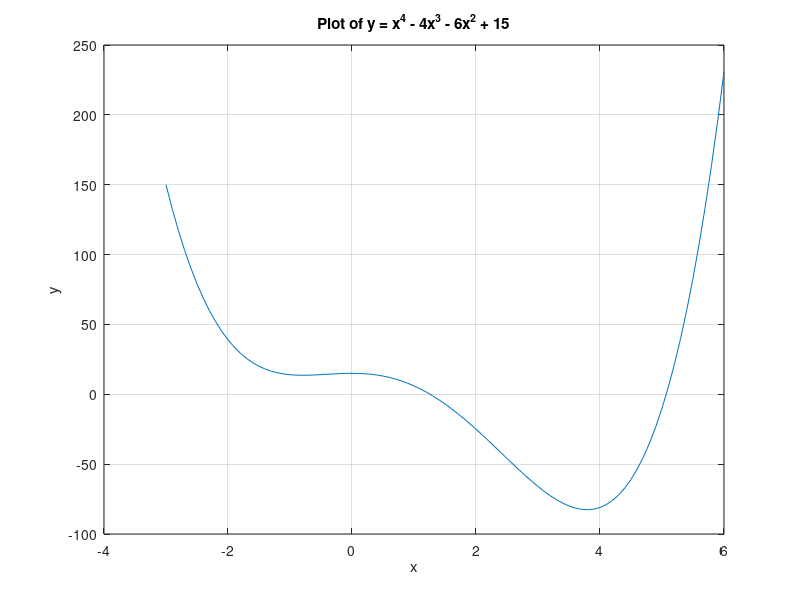

MATLAB code for this plot:
% EOC Problem 5.4 - Jeffrey Laederach

% Define the range of x values
x_values = -3:0.1:6;

% Initialize an empty array to store y values
y_values = zeros(size(x_values));

% Calculate y values for each x
for i = 1:length(x_values)
    x = x_values(i);
    y = x^4 - 4*x^3 - 6*x^2 + 15;
    y_values(i) = y;
end

% Plot the graph
plot(x_values, y_values);
xlabel('x');
ylabel('y');
title('Plot of y = x^4 - 4x^3 - 6x^2 + 15');
grid on;